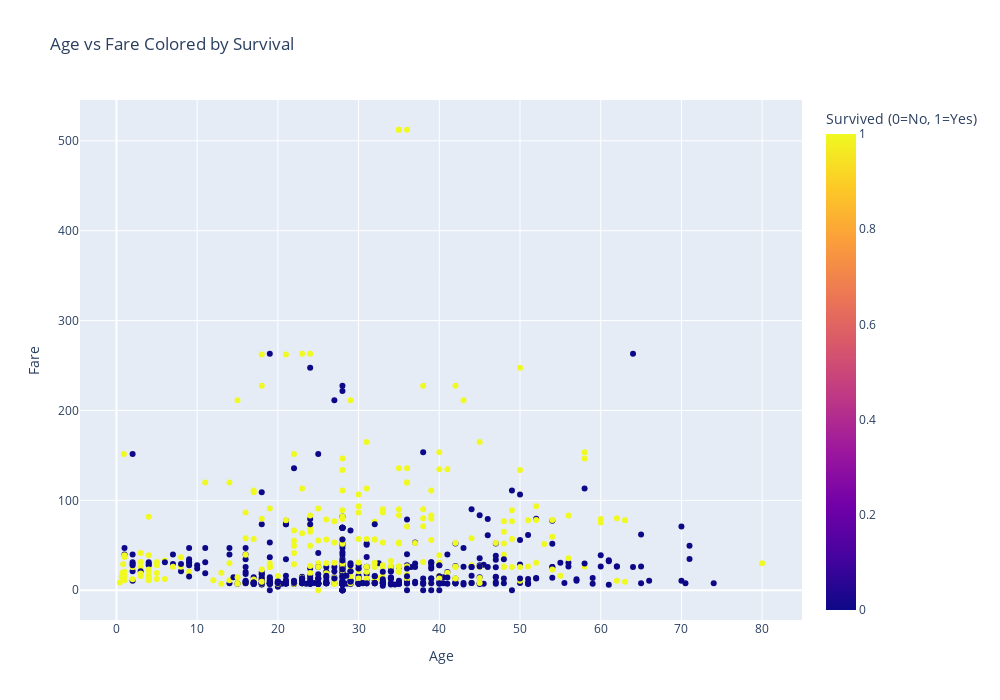

Source (notebook cell):
### Markdown cell above
### c) Age vs Fare colored by Survival

### Code cell
fig = px.scatter(data, x='Age', y='Fare', color='Survived',
                 title='Age vs Fare Colored by Survival',
                 labels={'Survived': 'Survived (0=No, 1=Yes)'},
                 hover_data=['Name', 'Sex', 'Pclass'])

# Increase size
fig.update_layout(width=1000, height=700)
fig.show()

### Figure 1 — Plotly figure (JSON) as saved in the notebook; plotly's stock layout.template omitted (floating-point values rounded to 4 significant figures; data arrays with more than 128 entries replaced by an {"elided": "..."} marker saying what was removed)
{"data": [{"customdata": {"elided": "891x3 mixed values"}, "hovertemplate": "Age=%{x}<br>Fare=%{y}<br>Name=%{customdata[0]}<br>Sex=%{customdata[1]}<br>Pclass=%{customdata[2]}<br>Survived (0=No, 1=Yes)=%{marker.color}<extra></extra>", "legendgroup": "", "marker": {"color": {"elided": "891 int values"}, "coloraxis": "coloraxis", "symbol": "circle"}, "mode": "markers", "name": "", "orientation": "v", "showlegend": false, "type": "scatter", "x": {"elided": "891 float values"}, "xaxis": "x", "y": {"elided": "891 float values"}, "yaxis": "y"}], "layout": {"coloraxis": {"colorbar": {"title": {"text": "Survived (0=No, 1=Yes)"}}, "colorscale": [[0, "#0d0887"], [0.1111, "#46039f"], [0.2222, "#7201a8"], [0.3333, "#9c179e"], [0.4444, "#bd3786"], [0.5556, "#d8576b"], [0.6667, "#ed7953"], [0.7778, "#fb9f3a"], [0.8889, "#fdca26"], [1, "#f0f921"]]}, "height": 700, "legend": {"tracegroupgap": 0}, "title": {"text": "Age vs Fare Colored by Survival"}, "width": 1000, "xaxis": {"anchor": "y", "domain": [0, 1], "title": {"text": "Age"}}, "yaxis": {"anchor": "x", "domain": [0, 1], "title": {"text": "Fare"}}}}
